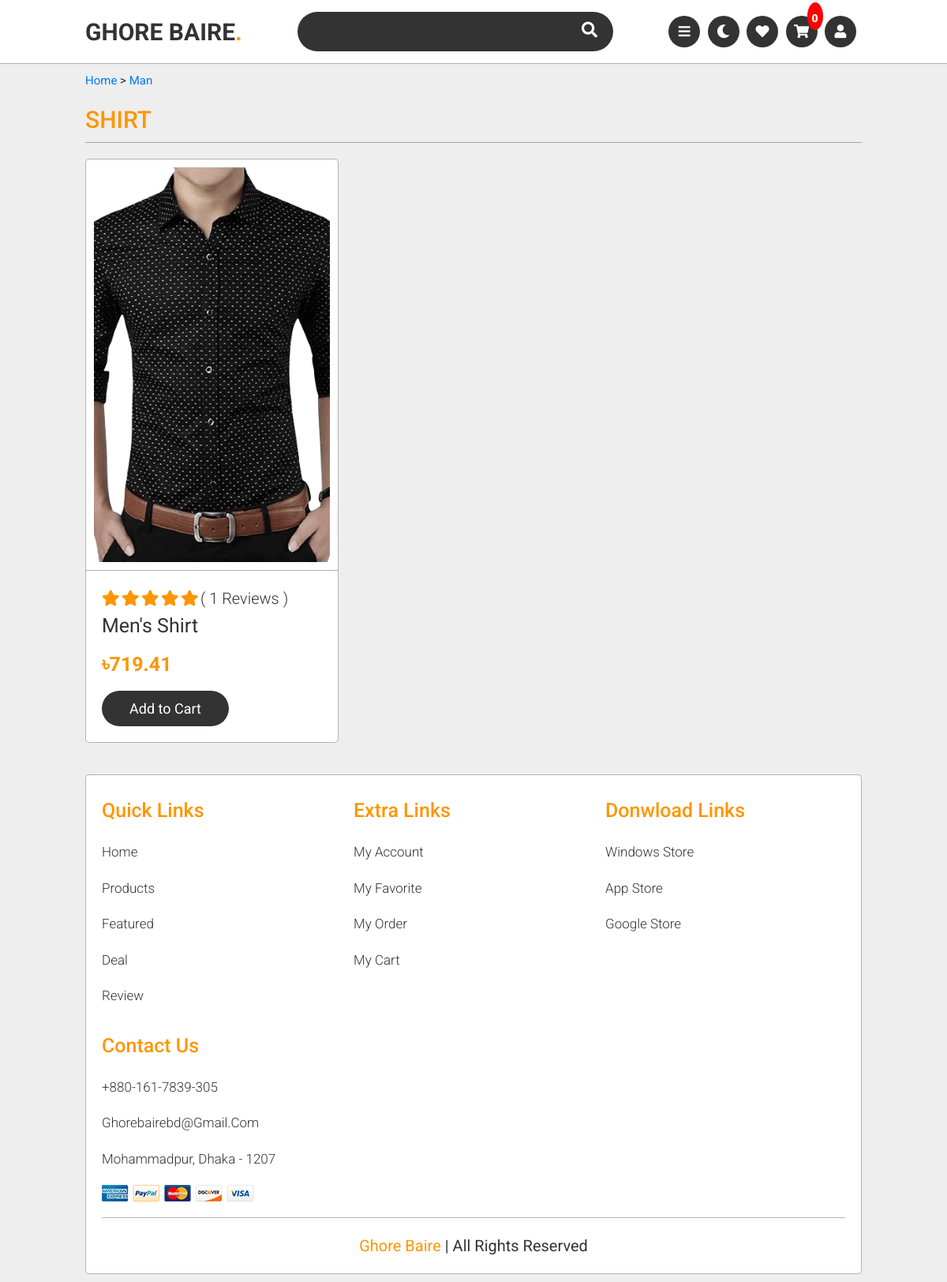
Page /category/man/ on the earlier database version.
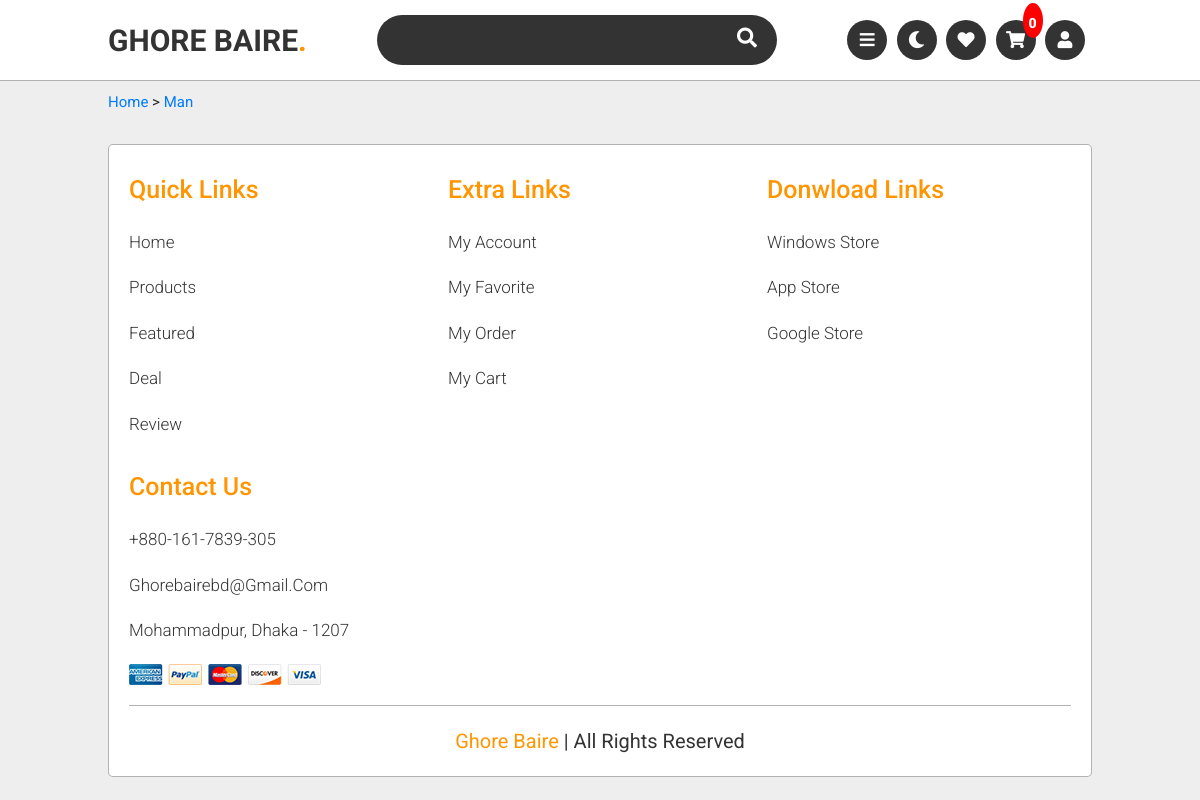
Same page on the later database version.
### store/models.py (models this page shows, shortened)
class Product(models.Model):
    FOR = (
        ('woman','Woman'),
        ('man', 'Man')
    )
    shopowner = models.ForeignKey(ShopOwner, null=True, on_delete= models.CASCADE)
    name = models.CharField(max_length=200,blank = True, null=True)
    price = models.FloatField(default=0,null=True)
    category = models.ManyToManyField(Category)
    description = models.CharField(max_length=2000, null=True,blank=True)
    date_created = models.DateTimeField(auto_now_add=True, null=True)
    quantity = models.CharField(max_length=100,blank = True, null=True)
    digital = models.BooleanField(default=False, null=True, blank=False)
    color = models.ManyToManyField(Color)
    size = models.ManyToManyField(Size)
    stock = models.IntegerField(default=0, null = True,blank = True)
    discount = models.IntegerField(default=0, null = True,blank = True)
    discount_amount = models.FloatField(default=0, null = True,blank = True)
    rate = models.FloatField(default=0, null = True,blank = True)
    featured = models.BooleanField(default=False,blank=True,null=True)
    c_for = models.CharField(max_length=200,blank=True, null=True,choices=FOR)

class Category(models.Model):
    name = models.CharField(max_length=200, null=True)

class ProductImages(models.Model):
    product =  models.ForeignKey(Product, null=True, on_delete= models.CASCADE)
    img = models.ImageField(default="product-pic.jpg",null = True,blank = True)

### store/views.py (the view)
# urls.py: path('category/<str:c_for>/',views.categoryView, name="category_view"),
def categoryView(request,*args,**kwargs):
    if request.user.is_authenticated:
        customer = request.user.customer
        order, created = Order.objects.get_or_create(customer=customer, complete=False)
        cartItems = order.get_cart_items
    else:
        cookieData = cookieCart(request)
        cartItems = cookieData['cartItems']
    c_for = kwargs.pop('c_for')
    products = Product.objects.filter(c_for = c_for)
    total_products = products.count()
    if total_products > 0:
        categorys = Category.objects.all()
        for i in categorys:
            i.products = products.filter(category = i)
            for j in i.products:
                j.images = ProductImages.objects.filter(product = j)[:1]
                j.total_review = Review.objects.filter(product = j).count()
        context = {
            'c_for':c_for,
            'categorys':categorys,
            'i.products':i.products,
            'j.images':j.images,
            'j.total_review':j.total_review,
            'cartItems':cartItems
            }
    else:
        context = {
            'c_for':c_for,
            'cartItems':cartItems
            }
    return render(request, "store/categoryview.html",context)

### store/utils.py (called while the page is built, shortened)
def cookieCart(request):
    try:
        cart = json.loads(request.COOKIES['cart'])
    except:
        cart = {}
    items = []
    order = {'get_cart_total':0, 'get_cart_items':0,'shipping':False}
    cartItems = order['get_cart_items']
    cartTotal = order['get_cart_total']
    return {"order":order,"items":items,"cartItems":cartItems,'cartTotal':cartTotal}

### store/templates/store/categoryview.html (shortened to what this page needs)
{% extends 'main.html' %}
{% block main %}
<section class="products" id="products">
    <p><a href="{% url 'store:store' %}">Home</a> > <a href="/category/{{c_for}}">{{c_for}}</a></p>
    {% for i in categorys %}
    {% if i.products %}
    <a href="/category/{{c_for}}/{{i.id}}"><h1 class="heading">  <span> {{i.name}}</span> </h1></a>
<div class="swiper-container product-slider gap">
    <div class="swiper-wrapper">
        {% for j in i.products %}
        <div class="swiper-slide">
            <div class="slide">
                <div class="image">
                    {% for k in j.images %}
                        <img src="{{ k.img.url }}" alt="">
                    {% endfor %}
                </div>
                <div class="content">
                    <div class="stars">
                        {% if j.rate <= 0 %}
                        <i class="far fa-star"></i>
                        <i class="far fa-star"></i>
                        <i class="far fa-star"></i>
                        <i class="far fa-star"></i>
                        <i class="far fa-star"></i>
                        {% elif j.rate <= 1 %}
                        <i class="fas fa-star"></i>
                        <i class="far fa-star"></i>
                        <i class="far fa-star"></i>
                        <i class="far fa-star"></i>
                        <i class="far fa-star"></i>
                        {% elif j.rate <= 2 %}
                        <i class="fas fa-star"></i>
                        <i class="fas fa-star"></i>
                        <i class="far fa-star"></i>
                        <i class="far fa-star"></i>
                        <i class="far fa-star"></i>
                        {% elif j.rate <= 3 %}
                        <i class="fas fa-star"></i>
                        <i class="fas fa-star"></i>
                        <i class="fas fa-star"></i>
                        <i class="far fa-star"></i>
                        <i class="far fa-star"></i>
                        {% elif j.rate <= 4 %}
                        <i class="fas fa-star"></i>
                        <i class="fas fa-star"></i>
                        <i class="fas fa-star"></i>
                        <i class="fas fa-star"></i>
                        <i class="far fa-star"></i>
                        {% else %}
                        <i class="fas fa-star"></i>
                        <i class="fas fa-star"></i>
                        <i class="fas fa-star"></i>
                        <i class="fas fa-star"></i>
                        <i class="fas fa-star"></i>
                        {% endif %}
                        <span>( {% if j.total_review == 0 %} Not reviewed yet {% else %} {{j.total_review}} reviews {% endif %} )</span>
                    </div>
                    <h3>{{j.name}}</h3>
                    <div class="price">&#2547;{{j.price|floatformat:2}}</div>
                    {% if j.stock <= 0 %}
                    <button class="btn1 btn-outline-danger btn-disabled">Add to Cart</button>
                    {% else %}
                    <button data-product={{j.id}} data-action="add" class="btn1 update-cart">Add to Cart</button>
                    {% endif %}
                </div>
            </div>
        </div>
        {% endfor %}
    </div>
</div>
{% endif %}
{% endfor %}
</section>
{% endblock %}

Differences in the rows shown:
removed Product: c_for "Man", rate 5 (drawn), total_review "1", name "Men's Shirt", price "719.41"
removed Category: name "SHIRT"
removed ProductImages: img (picture)
Other differences:
{{ c_for }}: (not shown) → "Man"
